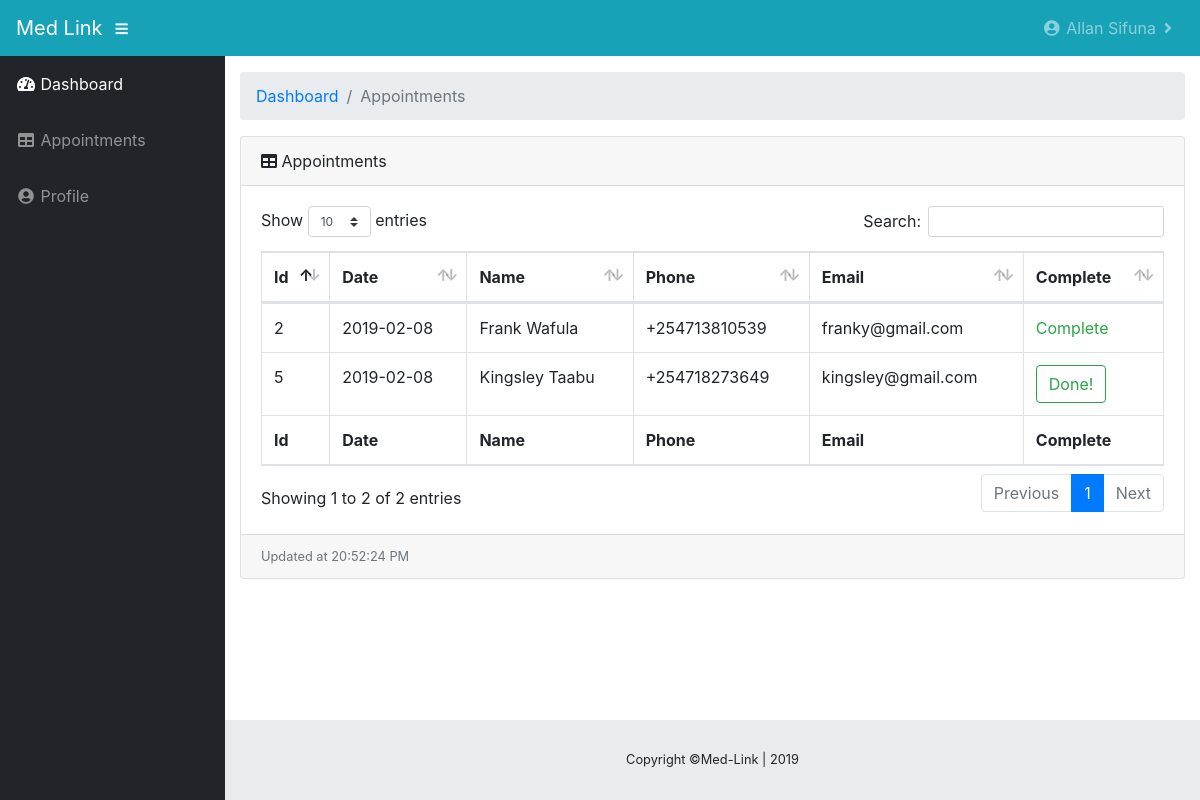
The page /doctor (signed in) on the database its author committed.
### medlink/models.py (models this page shows, shortened)
class Doctors(db.Model, UserMixin):
    id = db.Column(db.Integer, primary_key=True, nullable=False)
    fullname = db.Column(db.String(30), unique=True, nullable=False)
    user_role = db.Column(db.String(30), default="User")
    department = db.Column(db.String(30), default="Adminstrator")
    status = db.Column(db.String(20), nullable=False, default="Active")
    email = db.Column(db.String(30), unique=True, nullable=False)
    phone = db.Column(db.String(10), unique=True, nullable=False)
    password = db.Column(db.String(60), nullable=False)
    appointment = db.relationship('Appointment', backref='doctor', lazy=True)

class Appointment(db.Model):
    id = db.Column(db.Integer, primary_key=True, nullable=False)
    fullname = db.Column(db.String(30), nullable=False)
    email = db.Column(db.String(30), nullable=False)
    phone = db.Column(db.String(10), nullable=False)
    appointment_department = db.Column(db.String(30), nullable=False)
    assigned = db.Column(db.String(30), nullable=False, default="False")
    sms_sent = db.Column(db.String(70), nullable=False, default="False")
    print_date = db.Column(db.Integer)
    date_of_booking = db.Column(db.DateTime, nullable=False, default=datetime.utcnow)
    complete = db.Column(db.String(30), nullable=False, default="False")
    doctor_id = db.Column(db.Integer, db.ForeignKey('doctors.id'))

### medlink/doctors/routes.py (the view)
@doctors.route('/doctor')
@login_required
def doc_client():
    if current_user.user_role == "Adminstrator":
        return redirect(url_for('doctors.admin'))
    if current_user.is_authenticated:
        now = datetime.utcnow()
        tdelta = timedelta(hours=3)
        now = now + tdelta
        doctor_appointments = Appointment.query.filter_by(doctor=current_user).all()
    else:
        return redirect(url_for('doctors.login'))
    return render_template('doc-tasks.html', doctor_appointments=doctor_appointments, now=now)

### medlink/models.py (called while the page is built)
@lm.user_loader
def load_user(doctor_id):
    return Doctors.query.get(int(doctor_id))

### medlink/templates/doc-tasks.html (shortened to what this page needs)
{%extends "doc_tasks_layout.html"%}
{%block content%}
<div class="container-fluid">
          <ol class="breadcrumb">
            <li class="breadcrumb-item">
              <a href="{{url_for('doctors.admin')}}">Dashboard</a>
            </li>
            <li class="breadcrumb-item active">Appointments</li>
          </ol>
          <div class="card mb-3">
            <div class="card-header">
              <i class="fas fa-table"></i>
              Appointments</div>
            <div class="card-body">
              <div class="table-responsive">
                <table class="table table-bordered" id="dataTable" width="100%" cellspacing="0">
                  <thead>
                    <tr>
                      <th>Id</th>
                      <th>Date</th>
                      <th>Name</th>
                      <th>Phone</th>
                      <th>Email</th>
                      <th>Complete</th>
                    </tr>
                  </thead>
                  <tfoot>
                    <tr>
                      <th>Id</th>
                      <th>Date</th>
                      <th>Name</th>
                      <th>Phone</th>
                      <th>Email</th>
                      <th>Complete</th>
                    </tr>
                  </tfoot>
                  <tbody>
                    {%for doctor_appointment in doctor_appointments%}
                      <tr>
                        <td>{{doctor_appointment.id}}</td>
                      <td>{{doctor_appointment.date_of_booking.strftime('%Y-%m-%d')}}</td>
                      <td>{{doctor_appointment.fullname}}</td>
                      <td>+254{{doctor_appointment.phone}}</td>
                      <td>{{doctor_appointment.email}}</td>
                      <td>
                        {% if doctor_appointment.complete == "True"%}
                        <span class="text-success">Complete</span>
                        {%else%}
                        <a href="{{url_for('doctors.complete',appointment_id=doctor_appointment.id)}}" class="btn btn-outline-success">Done!</a></td>
                        {%endif%}
                    </tr>
                    {%endfor%}
                  </tbody>
                </table>
              </div>
            </div>
            <div class="card-footer small text-muted">Updated at {{now.strftime('%X %p')}}</div>
          </div>
        </div>
    </div>
{%endblock content%}

### medlink/templates/doc_tasks_layout.html (shortened to what this page needs)
<!DOCTYPE html>
<html lang="en">
  <head>
    <link rel="stylesheet" href="https://maxcdn.bootstrapcdn.com/bootstrap/4.0.0/css/bootstrap.min.css">
  <link rel="stylesheet" href="https://cdnjs.cloudflare.com/ajax/libs/font-awesome/4.7.0/css/font-awesome.min.css">
  <link href=" {{ url_for('static', filename='site/fontawesome-free/css/all.css')}}" rel="stylesheet" type="text/css">
  <link href="{{ url_for('static', filename='site/datatables/dataTables.bootstrap4.css')}}" rel="stylesheet">
  <link href="{{ url_for('static', filename='css/sb-admin.css')}}" rel="stylesheet">
  </head>
  <body id="page-top">
    <nav class="navbar navbar-expand navbar-dark bg-info static-top">
      <a class="navbar-brand mr-1" href="index.html">Med Link</a>
      <button class="btn btn-link btn-sm text-white order-1 order-sm-0" id="sidebarToggle" href="#">
        <i class="fas fa-bars"></i>
      </button>
      <ul class="navbar-nav ml-auto mr-0">
        <li class="nav-item dropdown">
          <a class="nav-link dropdown-toggle" href="#" id="userDropdown" role="button" data-toggle="dropdown" aria-haspopup="true" aria-expanded="false">
            <i class="fas fa-user-circle fa-fw"></i>
            {{current_user.fullname}}
          </a>
        </li>
      </ul>
    </nav>
    <div id="wrapper">
      <ul class="sidebar navbar-nav">
        <li class="nav-item active">
          <a class="nav-link" href="{{url_for('doctors.doc_client')}}">
            <i class="fas fa-fw fa-tachometer-alt"></i>
            <span>Dashboard</span>
          </a>
        </li>
        <li class="nav-item">
          <a class="nav-link" href="{{url_for('doctors.doc_client')}}">
            <i class="fas fa-fw fa-table"></i>
            <span>Appointments</span></a>
        </li>
        <li class="nav-item">
          <a class="nav-link" href="{{url_for('doctors.profile')}}">
            <i class="fas fa-fw fa-user-circle"></i>
            <span>Profile</span></a>
        </li>
      </ul>
      <div id="content-wrapper">
        {%block content%}{%endblock content%}
        <footer class="sticky-footer">
          <div class="container my-auto">
            <div class="copyright text-center my-auto">
              <span>Copyright ©Med-Link | 2019</span>
            </div>
          </div>
        </footer>
      </div>
  </body>
</html>

### medlink/static/css/sb-admin.css (style rules this page uses)
html { position: relative; min-height: 100%; }
body { height: 100%; }
#wrapper { display: -webkit-box; display: -ms-flexbox; display: flex; }
#wrapper #content-wrapper { overflow-x: hidden; width: 100%; padding-top: 1rem; padding-bottom: 80px; }
.navbar-nav .nav-item.active .nav-link { color: #fff; }
.navbar-nav .nav-item.dropdown .dropdown-toggle::after { width: 1rem; text-align: center; float: right; vertical-align: 0; border: 0; font-weight: 900; content: '\f105'; font-family: 'Font Awesome 5 Free'; }
.sidebar { width: 90px !important; background-color: #212529; min-height: calc(100vh - 56px); }
.sidebar .nav-item:last-child { margin-bottom: 1rem; }
.sidebar .nav-item .nav-link { text-align: center; padding: 0.75rem 1rem; width: 90px; }
.sidebar .nav-item .nav-link span { font-size: 0.65rem; display: block; }
.sidebar .nav-item .nav-link { color: rgba(255, 255, 255, 0.5); }
@media (min-width: 768px) { .sidebar { width: 225px !important; } }
@media (min-width: 768px) { .sidebar .nav-item .nav-link { display: block; width: 100%; text-align: left; padding: 1rem; width: 225px; } }
@media (min-width: 768px) { .sidebar .nav-item .nav-link span { font-size: 1rem; display: inline; } }
:root { --input-padding-x: 0.75rem; --input-padding-y: 0.75rem; }
footer.sticky-footer { display: -webkit-box; display: -ms-flexbox; display: flex; position: absolute; right: 0; bottom: 0; width: calc(100% - 90px); height: 80px; background-color: #e9ecef; }
footer.sticky-footer .copyright { line-height: 1; font-size: 0.8rem; }
@media (min-width: 768px) { footer.sticky-footer { width: calc(100% - 225px); } }

### rows shown on the page
Doctors: fullname "Allan Sifuna"
Appointment: id "2", date_of_booking "2019-02-08", fullname "Frank Wafula", phone "713810539", email "franky@gmail.com", complete "Complete"
Appointment: id "5", date_of_booking "2019-02-08", fullname "Kingsley Taabu", phone "718273649", email "kingsley@gmail.com"

### other values the page prints
{{ now.strftime('%X %p') }} "20:52:24 PM"
